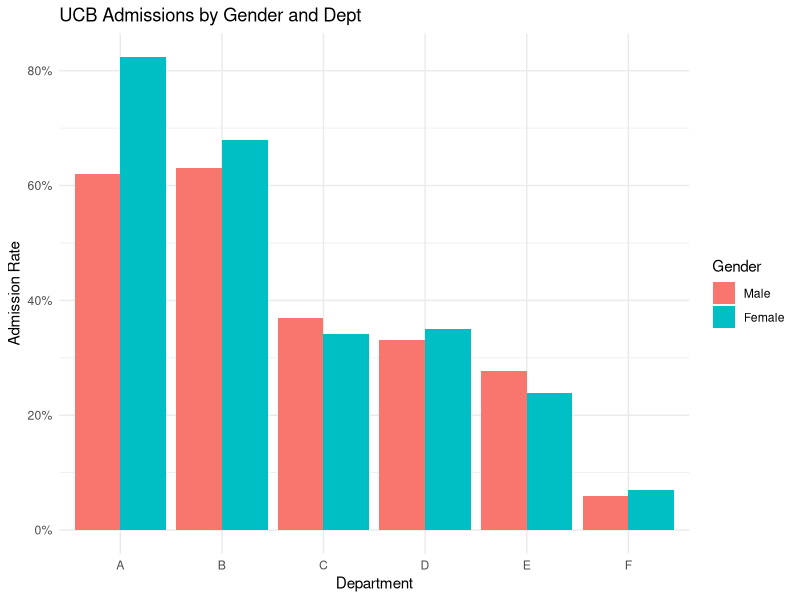

Source code (R):
## ---- chunk 1
knitr::opts_chunk$set(echo = FALSE) 

#set the environment and get all the packages that may be useful
library(tidyverse)
library(ggplot2)
library(lubridate)
library(scales)
## ---- chunk 2
data("co2") #get data
force(co2) #display the data
head(co2) #show the first few rows of data
## ---- chunk 3
#convert time-series matrix to dataset
df <- as.data.frame(t(matrix(co2, 12))) #convert the matrix into a dataset
df <- df %>%
  mutate(c(1959:1997)) #add the value of variable "year"
colnames(df) <- c(1:12, "year") #rename the columns into more informative ones

#pivot long
co2_long <- df %>%
  pivot_longer(cols = colnames(df)[1:12],
                        names_to = "Month", values_to = "COE") #pivot the dataset longer to make it tidy. I set the variable from column[1:12] and name it to "Month", and match the values as "COE"
head(co2_long) #show the first few rows of the longer dataset
## ---- chunk 4

#load the data of UCB admissions in R and view the data
data("UCBAdmissions")
view(UCBAdmissions)

#convert the data into a dataset
ucb <-as.data.frame(UCBAdmissions)
head(ucb)

#try to figure out different admission rates in different genders in the same department
ucb_ratio_bygender <- ucb %>%
  group_by(Gender,Dept) %>% #group the data by Gender and Department so that the following analysis is valid
  mutate(applicant = sum(Freq)) %>% #add a column to calculate all the applicants in the same Dept and Gender
  filter(Admit == "Admitted") %>% #filter the ones who get admitted to calculate the admission rate
  summarise(Ratio = Freq / applicant) #summarise the info to see admission rates in different genders in the same department

head(ucb_ratio_bygender)

# Create a bar chart for admission rates
gender_plot <- ggplot(ucb_ratio_bygender, #draw a bar chart by ggplot2
                      aes(x = Dept, y = Ratio, fill = Gender)) +#set the x and y data and fill the data by Gender
  geom_bar(stat = "identity", position = "dodge") + #set the why I would like to plot the bar graph
  scale_y_continuous(labels = scales :: percent) + #set the y axis into a percentage format
  labs(title = "UCB Admissions by Gender and Dept", #set the title and labels of x and y
       x = "Department", y = "Admission Rate") +
  theme_minimal()
gender_plot #plot the graph
